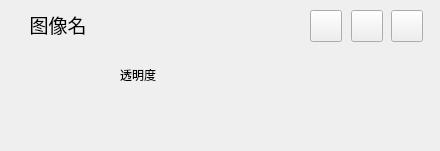
<?xml version="1.0" encoding="UTF-8"?>
<ui version="4.0">
 <class>NaviWidget3D</class>
 <widget class="QWidget" name="NaviWidget3D">
  <property name="geometry">
   <rect>
    <x>0</x>
    <y>0</y>
    <width>440</width>
    <height>151</height>
   </rect>
  </property>
  <property name="windowTitle">
   <string>ModelViewWidget</string>
  </property>
  <widget class="QWidget" name="widget" native="true">
   <property name="geometry">
    <rect>
     <x>0</x>
     <y>0</y>
     <width>440</width>
     <height>151</height>
    </rect>
   </property>
   <widget class="QLabel" name="lblImage">
    <property name="geometry">
     <rect>
      <x>10</x>
      <y>46</y>
      <width>96</width>
      <height>96</height>
     </rect>
    </property>
    <property name="styleSheet">
     <string notr="true"/>
    </property>
    <property name="text">
     <string/>
    </property>
   </widget>
   <widget class="QLabel" name="lblName_2">
    <property name="geometry">
     <rect>
      <x>121</x>
      <y>10</y>
      <width>81</width>
      <height>32</height>
     </rect>
    </property>
    <property name="font">
     <font>
      <family>Arial</family>
      <pointsize>10</pointsize>
      <italic>false</italic>
      <bold>false</bold>
     </font>
    </property>
    <property name="styleSheet">
     <string notr="true">font: 10pt &quot;Arial&quot;;</string>
    </property>
    <property name="text">
     <string/>
    </property>
   </widget>
   <widget class="QLabel" name="lblName">
    <property name="geometry">
     <rect>
      <x>10</x>
      <y>10</y>
      <width>96</width>
      <height>29</height>
     </rect>
    </property>
    <property name="font">
     <font>
      <family>微软雅黑 Light</family>
      <pointsize>14</pointsize>
     </font>
    </property>
    <property name="text">
     <string>图像名</string>
    </property>
    <property name="alignment">
     <set>Qt::AlignCenter</set>
    </property>
   </widget>
   <widget class="QPushButton" name="btnPalette">
    <property name="geometry">
     <rect>
      <x>310</x>
      <y>10</y>
      <width>32</width>
      <height>32</height>
     </rect>
    </property>
    <property name="sizePolicy">
     <sizepolicy hsizetype="Fixed" vsizetype="Fixed">
      <horstretch>0</horstretch>
      <verstretch>0</verstretch>
     </sizepolicy>
    </property>
    <property name="text">
     <string/>
    </property>
    <property name="flat">
     <bool>false</bool>
    </property>
   </widget>
   <widget class="QLabel" name="label">
    <property name="geometry">
     <rect>
      <x>120</x>
      <y>60</y>
      <width>81</width>
      <height>30</height>
     </rect>
    </property>
    <property name="styleSheet">
     <string notr="true"/>
    </property>
    <property name="text">
     <string>透明度</string>
    </property>
   </widget>
   <widget class="QLabel" name="label_2">
    <property name="geometry">
     <rect>
      <x>119</x>
      <y>96</y>
      <width>22</width>
      <height>22</height>
     </rect>
    </property>
    <property name="styleSheet">
     <string notr="true"/>
    </property>
    <property name="text">
     <string/>
    </property>
   </widget>
   <widget class="QPushButton" name="btn2D">
    <property name="geometry">
     <rect>
      <x>351</x>
      <y>10</y>
      <width>32</width>
      <height>32</height>
     </rect>
    </property>
    <property name="sizePolicy">
     <sizepolicy hsizetype="Maximum" vsizetype="Maximum">
      <horstretch>0</horstretch>
      <verstretch>0</verstretch>
     </sizepolicy>
    </property>
    <property name="minimumSize">
     <size>
      <width>0</width>
      <height>0</height>
     </size>
    </property>
    <property name="maximumSize">
     <size>
      <width>122</width>
      <height>122</height>
     </size>
    </property>
    <property name="text">
     <string/>
    </property>
    <property name="checkable">
     <bool>true</bool>
    </property>
   </widget>
   <widget class="QPushButton" name="btn3D">
    <property name="geometry">
     <rect>
      <x>391</x>
      <y>10</y>
      <width>32</width>
      <height>32</height>
     </rect>
    </property>
    <property name="sizePolicy">
     <sizepolicy hsizetype="Maximum" vsizetype="Maximum">
      <horstretch>0</horstretch>
      <verstretch>0</verstretch>
     </sizepolicy>
    </property>
    <property name="minimumSize">
     <size>
      <width>0</width>
      <height>0</height>
     </size>
    </property>
    <property name="maximumSize">
     <size>
      <width>122</width>
      <height>122</height>
     </size>
    </property>
    <property name="text">
     <string/>
    </property>
    <property name="checkable">
     <bool>true</bool>
    </property>
   </widget>
   <widget class="ctkSliderWidget" name="horizontalSlider3D" native="true">
    <property name="geometry">
     <rect>
      <x>120</x>
      <y>90</y>
      <width>271</width>
      <height>24</height>
     </rect>
    </property>
    <property name="decimals" stdset="0">
     <number>0</number>
    </property>
    <property name="singleStep" stdset="0">
     <double>1.000000000000000</double>
    </property>
    <property name="pageStep" stdset="0">
     <double>1.000000000000000</double>
    </property>
    <property name="minimum" stdset="0">
     <double>0.000000000000000</double>
    </property>
    <property name="maximum" stdset="0">
     <double>100.000000000000000</double>
    </property>
    <property name="value" stdset="0">
     <double>70.000000000000000</double>
    </property>
    <property name="suffix" stdset="0">
     <string>%</string>
    </property>
   </widget>
  </widget>
 </widget>
 <layoutdefault spacing="6" margin="11"/>
 <customwidgets>
  <customwidget>
   <class>ctkSliderWidget</class>
   <extends>QWidget</extends>
   <header>ctkSliderWidget.h</header>
  </customwidget>
 </customwidgets>
 <resources/>
 <connections/>
</ui>
